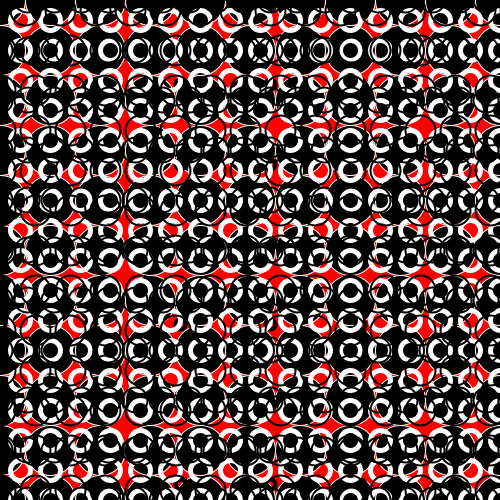
Frame 1 (no input)
Frame 60 (the mouse pressed at the canvas centre just before this capture): identical to frame 1, image omitted
Frame 120 (the mouse held since frame 60 and released just before this capture): identical to frame 1, image omitted

The Processing sketch that drew this single still picture (run headless with seeded random() and noise(); from frame 60 on, the mouse is pressed at the canvas centre):

// Processing sketch: processing_32938
// ── processing_32938.pde

int i=0;
int j=0;
int k=5;
int l=5;
int m=0;
int n=7;
int o=0;
int p=0;
int q=4;
int r=20;
int s=20;
int t=64;

void setup () {
  size (500,500);
  background (255,0,0);
  smooth();

 fill(0);
 stroke (255);
  while (j<11){
   
    while (i<11){
    ellipse (i*50, j*50, 50, 50);
    i=i+1;
    }
    j=j+1;
    i=0;
  }
  noFill();
  stroke (0);
 strokeWeight (4);
 while (q<521){
 
 while (p<521){
 ellipse (p*6, q, 10, 10);
 p=p+15;
 }
 q=q+80;
 p=0;
 }
 
}

void draw (){
 
  strokeWeight (5);
stroke (255);

while (s<521){
while (r<521){
ellipse (r, s, 20, 20);
r=r+30;
}
s=s+30;
r=20;
}
  
  strokeWeight (2);
  stroke (0);
 while (l<521){ 
   
 while (k<521){ 
 ellipse (k*5, l*2, 30, 30);
k=k+7;
}
l=l+20;
k=0;
 }
  
  while (o<521){
  
 while (m<521){
ellipse (m*3, o*5, 25, 25);
 m=m+9;
 }
 o=o+10;
 m=0;
  }
/*strokeWeight(5);
while (t<521){
while (n<521){
 ellipse (n, t, 30, 30);
n=n+45;
}
t=t+63;
n=7;
}
*/
}
